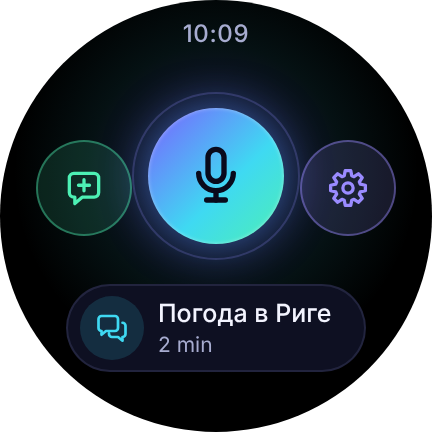
#> input picture design/renders/a-aurora/01-home.png, 432 x 432 px
$ python circle.py ../../design/renders/a-aurora/01-home.png out.png
#> lines starting #> are read from the running program, lines starting #| are printed output that depends on the picture; after the words box and inside, x2 and y2 are one past the last pixel; in counts of white or black regions, pixels touching at a corner belong together
#!/usr/bin/env python3
"""Cut square screenshots to the round display: transparent outside a circle of the full width.

    python3 tools/render/circle.py app/build/screenshots design/renders/app

Takes an input directory (or files) and an output directory. The Robolectric screenshots in
app/build/screenshots are the full square window of the 216 dp / 432 px display.
"""
import sys
from pathlib import Path
from PIL import Image, ImageDraw

*sources, out = sys.argv[1:]
out = Path(out)
out.mkdir(parents=True, exist_ok=True)
files = [f for s in sources for f in (sorted(Path(s).glob("*.png")) if Path(s).is_dir() else [Path(s)])]
for f in files:
    im = Image.open(f).convert("RGBA")
#> im is the input picture: PIL image 432x432 RGBA; mean R, G, B, A 15.3, 29.4, 39.4, 200.2
    mask = Image.new("L", im.size, 0)
#> mask: PIL image 432x432 L; every value is 0
    ImageDraw.Draw(mask).ellipse((0, 0, im.width - 1, im.height - 1), fill=255)
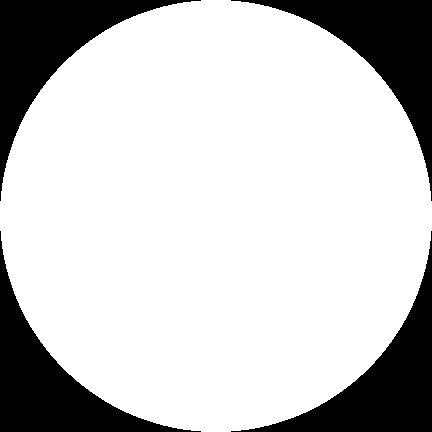
#> mask: PIL image 432x432 L; 78.5% white; 4 black regions, box (x1, y1, x2, y2) and area: (0, 0, 201, 201) 10027, (231, 0, 432, 201) 10027, (0, 231, 201, 432) 10027, (231, 231, 432, 432) 10027
    im.putalpha(mask)
    im.save(out / f.name)
    print(out / f.name, im.size)
#| out.png/01-home.png (432, 432)
